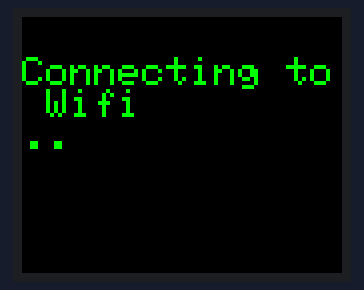
A sketch run on a simulated ESP32. Parts: 160×128 colour display. WiFi joins after 1.5 s; servers stay silent unless stated; the local clock reads 2024-03-15 10:24:30 at power-on unless the sketch sets it.

Above: at 1.2 s.
At 1.8 s:
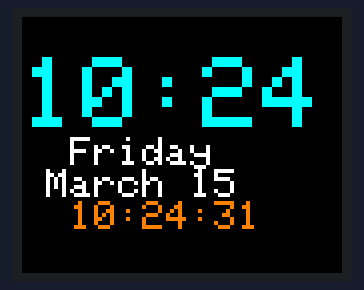
At 11.0 s:
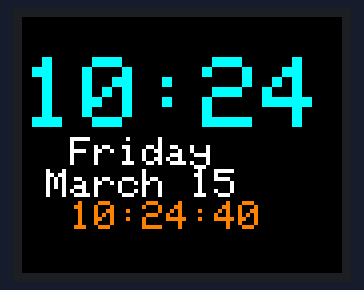
At 20.2 s:
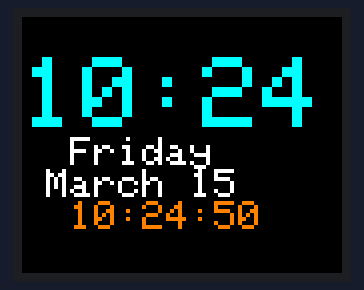
At 29.4 s:
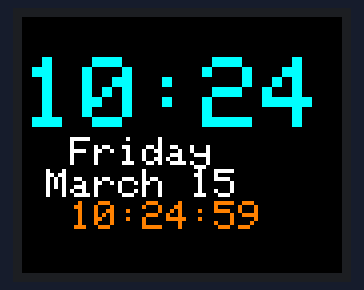
At 38.6 s:
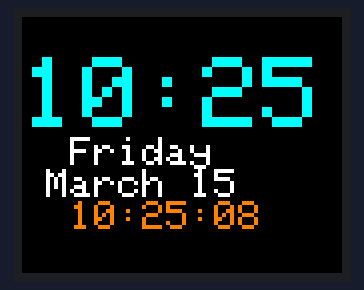

Measured:
- what the display in image 0 shows lasts 0.5 s, from 1.2 s to 1.7 s
- what the display in image 1 shows lasts 1.0 s, from 1.7 s to 2.7 s

The sketch:

Clock.ino
```cpp
#include <Adafruit_GFX.h>    // Core graphics library
#include <Adafruit_ST7735.h> // Hardware-specific library for ST7735
#include <SPI.h>

#include <WiFi.h>
#include "time.h"

#define TFT_RST 4
#define TFT_DC  2
#define TFT_CS  15

const char* ssid     = "realme C35";
const char* password = "12345567";

const char* ntpServer = "pool.ntp.org";
const long  gmtOffset_sec = 28800;
const int   daylightOffset_sec = 0;

Adafruit_ST7735 tft = Adafruit_ST7735(TFT_CS, TFT_DC, TFT_RST);

void setup(void) {
  // put your setup code here, to run once:
  Serial.begin(115200);
  tft.initR(INITR_BLACKTAB);
  tft.setTextWrap(true);
  tft.fillScreen(ST77XX_BLACK);
  tft.setRotation(tft.getRotation()+3);
  tft.setCursor(0, 20);
  tft.setTextColor(ST77XX_GREEN);
  tft.setTextSize(2);
  tft.println("Connecting to Wifi");
  WiFi.begin(ssid, password);
  while (WiFi.status() != WL_CONNECTED) {
    delay(500);
    tft.print(".");
  }
  tft.println("");
  tft.println("WiFi connected.");

  // Init and get the time
  configTime(gmtOffset_sec, daylightOffset_sec, ntpServer);
  displayTime();
  //disconnect WiFi as it's no longer needed
  WiFi.disconnect(true);
  WiFi.mode(WIFI_OFF);

}

void loop(void) {
  //// put your main code here, to run repeatedly:
  delay(1000);
  displayTime();
}

void displayTime(){
  tft.fillScreen(ST77XX_BLACK);
  struct tm timeinfo;
  if(!getLocalTime(&timeinfo)){
    tft.setCursor(0, 10);
    tft.setTextColor(ST77XX_RED);
    tft.setTextSize(3);
    tft.println("Failed to obtain time");

    return;
  }
  tft.setCursor(0, 20);
  tft.setTextColor(ST77XX_CYAN);
  tft.setTextSize(5.7);
  tft.println(&timeinfo, "%I:%M");
  tft.setTextSize(2);
  tft.setTextColor(ST77XX_WHITE);
  tft.println(&timeinfo, "  %A");
  tft.println(&timeinfo, " %B %d ");
  tft.setTextColor(ST77XX_ORANGE);
  tft.println(&timeinfo, "  %H:%M:%S");
}
```
